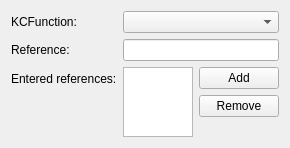
<?xml version="1.0" encoding="UTF-8"?>
<ui version="4.0">
 <author>Stefan Nikolaus &lt;stefan.nikolaus@kdemail.net&gt;</author>
 <comment>This file is part of the KDE project.
Copyright 2010 Stefan Nikolaus &lt;stefan.nikolaus@kdemail.net&gt;

This program is free software; you can redistribute it and/or modify
it under the terms of the GNU General Public License as published by
the Free Software Foundation; either version 2 of the License, or
(at your option) any later version.

This program is distributed in the hope that it will be useful,
but WITHOUT ANY WARRANTY; without even the implied warranty of
MERCHANTABILITY or FITNESS FOR A PARTICULAR PURPOSE.  See the
GNU General Public License for more details.

You should have received a copy of the GNU General Public License
along with this program; if not, write to the Free Software
Foundation, Inc., 51 Franklin Street, Fifth Floor, Boston, MA  02110-1301  USA
</comment>
 <class>ConsolidateWidget</class>
 <widget class="QWidget" name="ConsolidateWidget">
  <property name="geometry">
   <rect>
    <x>0</x>
    <y>0</y>
    <width>270</width>
    <height>134</height>
   </rect>
  </property>
  <layout class="QFormLayout" name="formLayout">
   <item row="0" column="0">
    <widget class="QLabel" name="label">
     <property name="text">
      <string>KCFunction:</string>
     </property>
     <property name="buddy">
      <cstring>m_function</cstring>
     </property>
    </widget>
   </item>
   <item row="0" column="1">
    <widget class="KComboBox" name="m_function"/>
   </item>
   <item row="1" column="0">
    <widget class="QLabel" name="label_2">
     <property name="text">
      <string>Reference:</string>
     </property>
     <property name="buddy">
      <cstring>m_sourceRange</cstring>
     </property>
    </widget>
   </item>
   <item row="1" column="1">
    <widget class="KLineEdit" name="m_sourceRange"/>
   </item>
   <item row="2" column="0">
    <widget class="QLabel" name="label_3">
     <property name="text">
      <string>Entered references:</string>
     </property>
     <property name="buddy">
      <cstring>m_sourceRanges</cstring>
     </property>
    </widget>
   </item>
   <item row="2" column="1">
    <layout class="QGridLayout" name="gridLayout">
     <item row="0" column="1">
      <widget class="KPushButton" name="m_addButton">
       <property name="text">
        <string>Add</string>
       </property>
      </widget>
     </item>
     <item row="1" column="1">
      <widget class="KPushButton" name="m_removeButton">
       <property name="text">
        <string>Remove</string>
       </property>
      </widget>
     </item>
     <item row="0" column="0" rowspan="3">
      <widget class="KListWidget" name="m_sourceRanges"/>
     </item>
    </layout>
   </item>
  </layout>
 </widget>
 <customwidgets>
  <customwidget>
   <class>KListWidget</class>
   <extends>QListWidget</extends>
   <header>klistwidget.h</header>
  </customwidget>
  <customwidget>
   <class>KPushButton</class>
   <extends>QPushButton</extends>
   <header>kpushbutton.h</header>
  </customwidget>
  <customwidget>
   <class>KLineEdit</class>
   <extends>QLineEdit</extends>
   <header>klineedit.h</header>
  </customwidget>
  <customwidget>
   <class>KComboBox</class>
   <extends>QComboBox</extends>
   <header>kcombobox.h</header>
  </customwidget>
 </customwidgets>
 <resources/>
 <connections/>
</ui>
